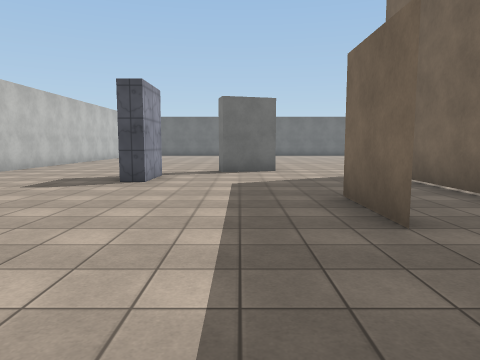
view 1 (above)

18 first-person views from a walk through a scene from a Unity 3-D project. The camera is 1.5 m above the floor, tilts 6° down and sees 70° across. The floor is counted in squares, 2 m on a side. Each view is taken from the middle of a square. On the plan, view 1 faces up. The plan holds only what a view shows up to about 11 squares ahead; the rest is blank. The player character is not drawn. Surface patterns are stand-ins for the level's own textures.

view 2
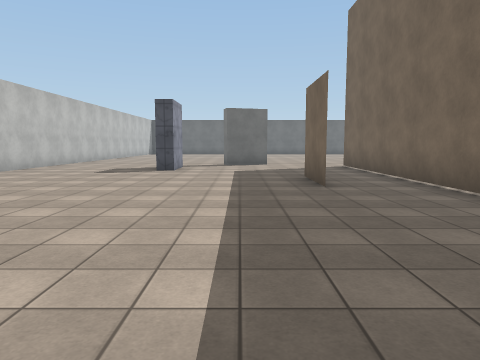

view 3
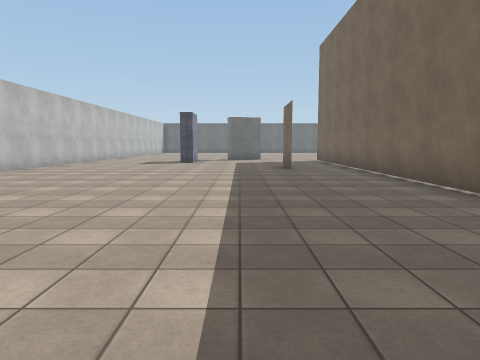

view 4
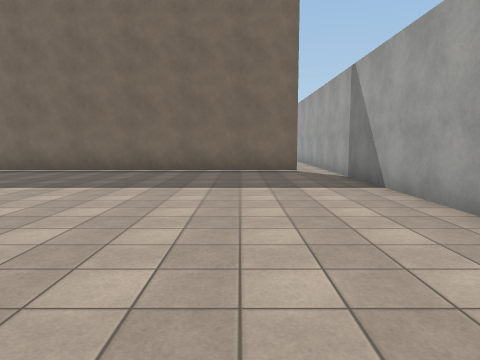

view 5
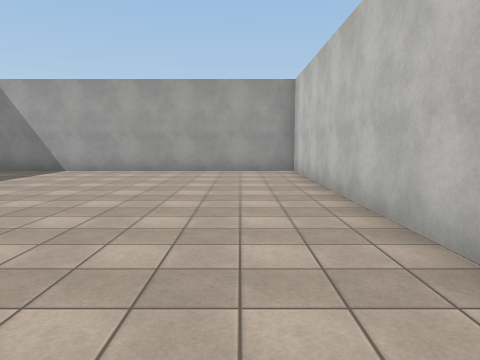

view 6
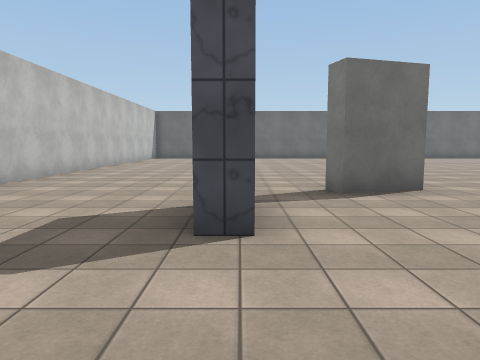

view 7
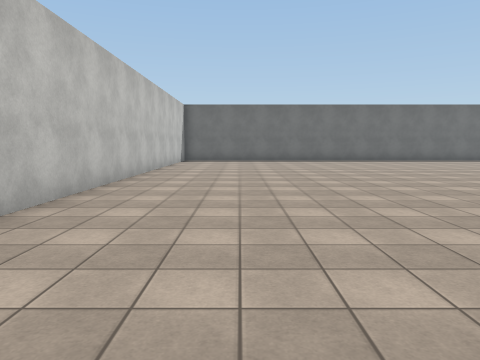

view 8
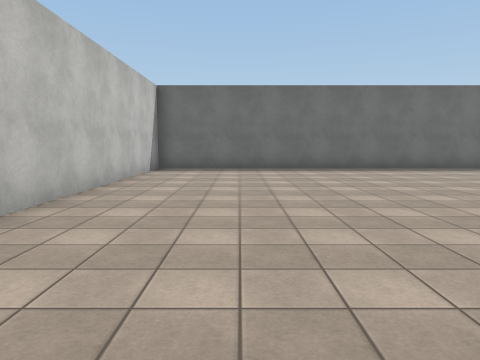

view 9
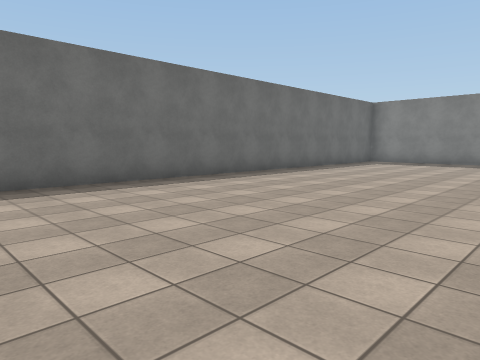

view 10
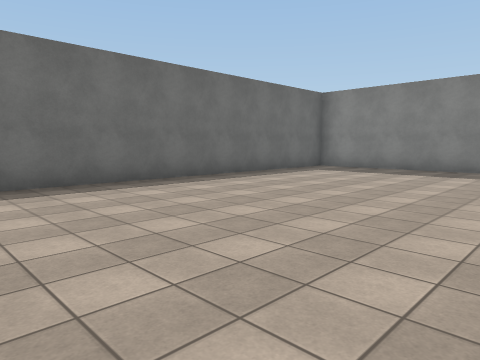

view 11
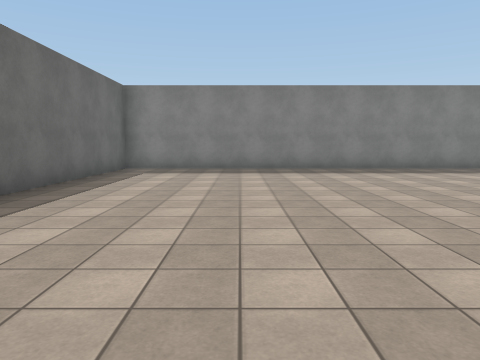

view 12
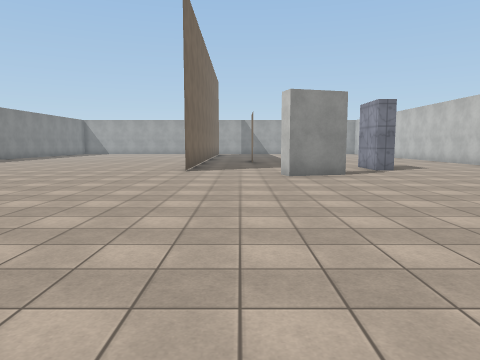

view 13
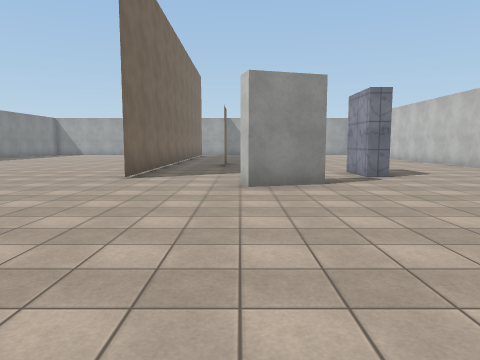

view 14
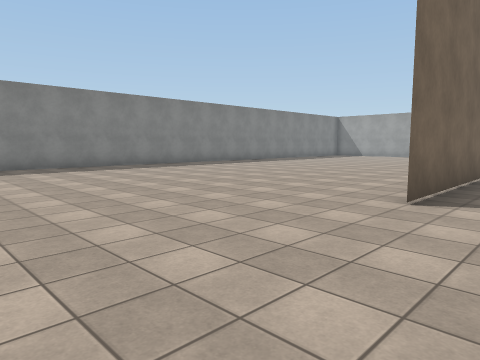

view 15
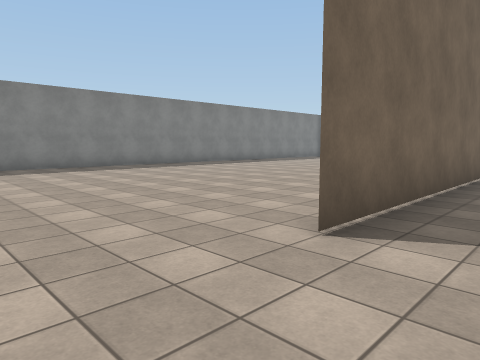

view 16
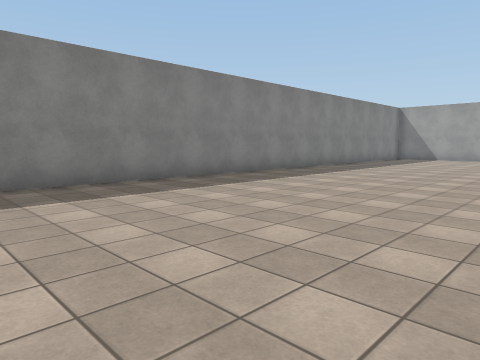

view 17
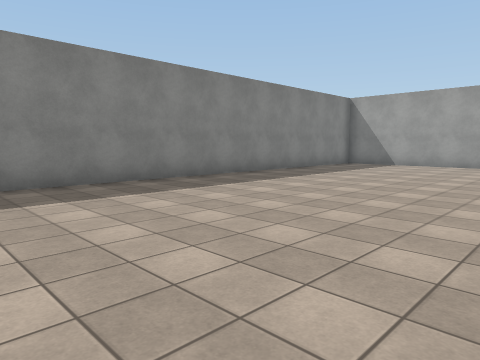

view 18
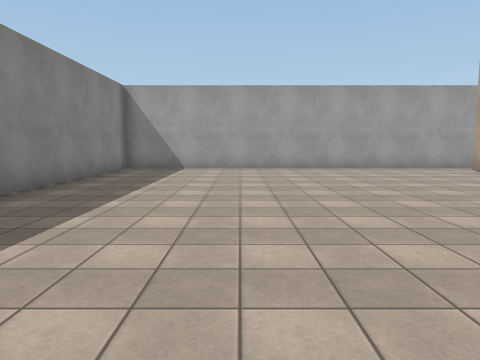

### Floor plan
Points are (right, up) in squares from view 1. A wall is a line through its corners. A room is listed if a view was taken in it or the views show most of it. See-through windows are left out.
Room 1 (views 1, 2, 3, 4, 5, 6, 7, 8, 9, 10, 11, 12, 13, 14, 15, 16, 17, 18)
walls: (1, 9.6) (-0.4, 9.1) (-0.6, 9.6) (0.8, 10) (1, 9.6); (1.5, 2.9) (1.5, 5); (-2.5, 8.3) (-1.9, 8.3) (-1.9, 6.7) (-2.5, 6.7); (-6.5, 0) (-6.5, -7.5) (13.5, -7.5) (13.5, 22.5) (-6.5, 22.5) (-6.5, 2.2); (3.5, -6.6) (3.5, 8.6)

Positions as (right, up) in squares from view 1, and headings:
1: (0, 0), facing up
2: (0, -3), facing up
3: (0, -7), facing up
4: (-6, -5), facing right
5: (-5, 2), facing down
6: (-2, 4), facing up
7: (-4, 7), facing up
8: (-4, 12), facing up
9: (-1, 16), facing up-right
10: (3, 16), facing up-right
11: (3, 19), facing right
12: (2, 18), facing down
13: (1, 16), facing down
14: (2, 13), facing down-right
15: (2, 11), facing down-right
16: (7, 10), facing down-right
17: (7, 5), facing down-right
18: (10, 3), facing down
